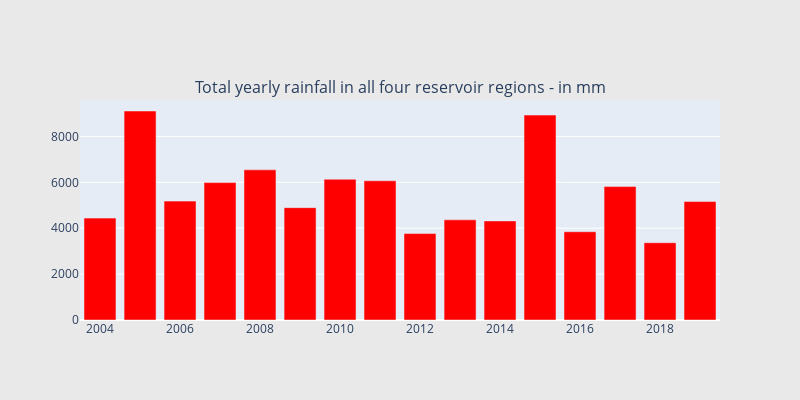

Notebook source saved alongside this figure:
### Markdown cell above
## Plot the yearly rainfall data and note your observations

### Code cell
rain_df["Year"] = pd.to_datetime(rain_df["Date"].dt.year.astype(str), format='%Y')

cnt_srs = rain_df.groupby("Year")["total"].sum()
trace5 = bar_plot(cnt_srs, 'red')

fig = tools.make_subplots(rows=1, cols=1, vertical_spacing=0.08,
                          subplot_titles=["Total yearly rainfall in all four reservoir regions - in mm"])
fig.append_trace(trace5, 1, 1)


fig['layout'].update(height=400, width=800, paper_bgcolor='rgb(233,233,233)')
py.iplot(fig, filename='h2o-plots')

### Figure 1 — Plotly figure (JSON) as saved in the notebook; plotly's stock layout.template omitted (floating-point values rounded to 4 significant figures)
{"data": [{"marker": {"color": "red"}, "showlegend": false, "type": "bar", "x": ["2019-01-01T00:00:00", "2018-01-01T00:00:00", "2017-01-01T00:00:00", "2016-01-01T00:00:00", "2015-01-01T00:00:00", "2014-01-01T00:00:00", "2013-01-01T00:00:00", "2012-01-01T00:00:00", "2011-01-01T00:00:00", "2010-01-01T00:00:00", "2009-01-01T00:00:00", "2008-01-01T00:00:00", "2007-01-01T00:00:00", "2006-01-01T00:00:00", "2005-01-01T00:00:00", "2004-01-01T00:00:00"], "xaxis": "x", "y": [5161, 3367, 5814.0, 3846.0, 8929.0, 4318, 4365.0, 3767.0, 6067.0, 6133.0, 4895.0, 6542, 5987.0, 5181, 9108.0, 4439.0], "yaxis": "y"}], "layout": {"annotations": [{"font": {"size": 16}, "showarrow": false, "text": "Total yearly rainfall in all four reservoir regions - in mm", "x": 0.5, "xanchor": "center", "xref": "paper", "y": 1, "yanchor": "bottom", "yref": "paper"}], "height": 400, "paper_bgcolor": "rgb(233,233,233)", "width": 800, "xaxis": {"anchor": "y", "domain": [0, 1]}, "yaxis": {"anchor": "x", "domain": [0, 1]}}}
